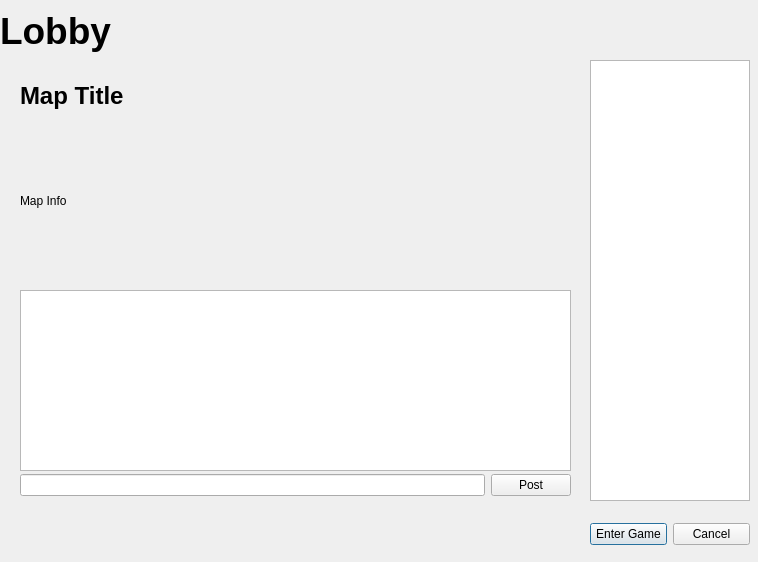
<?xml version="1.0" encoding="UTF-8"?>
<ui version="4.0">
 <class>LobbyDialog</class>
 <widget class="QDialog" name="LobbyDialog">
  <property name="windowModality">
   <enum>Qt::ApplicationModal</enum>
  </property>
  <property name="geometry">
   <rect>
    <x>0</x>
    <y>0</y>
    <width>758</width>
    <height>562</height>
   </rect>
  </property>
  <property name="contextMenuPolicy">
   <enum>Qt::DefaultContextMenu</enum>
  </property>
  <property name="windowTitle">
   <string>Lobby</string>
  </property>
  <property name="windowOpacity">
   <double>1.000000000000000</double>
  </property>
  <property name="autoFillBackground">
   <bool>false</bool>
  </property>
  <property name="modal">
   <bool>true</bool>
  </property>
  <widget class="QWidget" name="verticalLayoutWidget_2">
   <property name="geometry">
    <rect>
     <x>590</x>
     <y>60</y>
     <width>160</width>
     <height>441</height>
    </rect>
   </property>
   <layout class="QVBoxLayout" name="verticalLayout_2">
    <item>
     <widget class="QTableView" name="playerTableView">
      <property name="dragDropOverwriteMode">
       <bool>false</bool>
      </property>
      <property name="alternatingRowColors">
       <bool>true</bool>
      </property>
     </widget>
    </item>
   </layout>
  </widget>
  <widget class="QWidget" name="verticalLayoutWidget_3">
   <property name="geometry">
    <rect>
     <x>20</x>
     <y>120</y>
     <width>551</width>
     <height>161</height>
    </rect>
   </property>
   <layout class="QVBoxLayout" name="verticalLayout_3">
    <item>
     <widget class="QLabel" name="mapinfoLabel">
      <property name="text">
       <string>Map Info</string>
      </property>
     </widget>
    </item>
   </layout>
  </widget>
  <widget class="QWidget" name="horizontalLayoutWidget">
   <property name="geometry">
    <rect>
     <x>590</x>
     <y>509</y>
     <width>160</width>
     <height>51</height>
    </rect>
   </property>
   <layout class="QHBoxLayout" name="horizontalLayout">
    <item>
     <widget class="QPushButton" name="enterGameButton">
      <property name="text">
       <string>Enter Game</string>
      </property>
     </widget>
    </item>
    <item>
     <widget class="QPushButton" name="cancelButton">
      <property name="text">
       <string>Cancel</string>
      </property>
     </widget>
    </item>
   </layout>
  </widget>
  <widget class="QWidget" name="horizontalLayoutWidget_2">
   <property name="geometry">
    <rect>
     <x>0</x>
     <y>0</y>
     <width>751</width>
     <height>61</height>
    </rect>
   </property>
   <layout class="QHBoxLayout" name="horizontalLayout_2">
    <item>
     <widget class="QLabel" name="lobbyLabel">
      <property name="font">
       <font>
        <pointsize>28</pointsize>
        <weight>75</weight>
        <bold>true</bold>
        <kerning>true</kerning>
       </font>
      </property>
      <property name="text">
       <string>Lobby</string>
      </property>
      <property name="scaledContents">
       <bool>false</bool>
      </property>
     </widget>
    </item>
   </layout>
  </widget>
  <widget class="QWidget" name="horizontalLayoutWidget_3">
   <property name="geometry">
    <rect>
     <x>20</x>
     <y>70</y>
     <width>551</width>
     <height>51</height>
    </rect>
   </property>
   <layout class="QHBoxLayout" name="horizontalLayout_3">
    <item>
     <widget class="QLabel" name="mapTitleLabel">
      <property name="font">
       <font>
        <pointsize>18</pointsize>
        <weight>75</weight>
        <bold>true</bold>
       </font>
      </property>
      <property name="text">
       <string>Map Title</string>
      </property>
     </widget>
    </item>
   </layout>
  </widget>
  <widget class="QWidget" name="verticalLayoutWidget">
   <property name="geometry">
    <rect>
     <x>20</x>
     <y>290</y>
     <width>551</width>
     <height>181</height>
    </rect>
   </property>
   <layout class="QVBoxLayout" name="verticalLayout">
    <item>
     <widget class="QTextEdit" name="chatTextEdit">
      <property name="undoRedoEnabled">
       <bool>false</bool>
      </property>
      <property name="readOnly">
       <bool>true</bool>
      </property>
     </widget>
    </item>
   </layout>
  </widget>
  <widget class="QWidget" name="horizontalLayoutWidget_4">
   <property name="geometry">
    <rect>
     <x>20</x>
     <y>470</y>
     <width>551</width>
     <height>31</height>
    </rect>
   </property>
   <layout class="QHBoxLayout" name="horizontalLayout_4">
    <item>
     <widget class="QLineEdit" name="chatEdit"/>
    </item>
    <item>
     <widget class="QPushButton" name="chatButton">
      <property name="text">
       <string>Post</string>
      </property>
     </widget>
    </item>
   </layout>
  </widget>
 </widget>
 <resources/>
 <connections/>
</ui>
